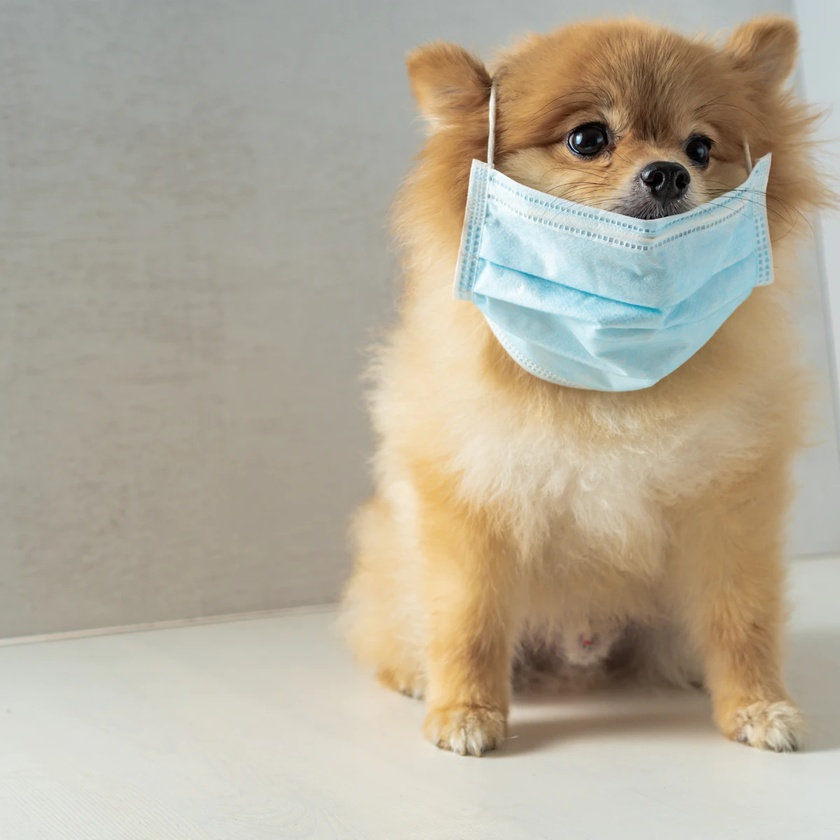
//> input picture images/cute-dog.jpg, 840 x 840 px, shrunk from 1200 x 1200 before the run
$ ./SobelDemo   (built with g++ and OpenCV 4)
//> lines starting //> are read from the running program, lines starting //| are printed output that depends on the picture
#include <opencv2/imgproc.hpp>
#include <opencv2/imgcodecs.hpp>
#include <opencv2/highgui.hpp>


using namespace cv;

const char *window_name = "Sobel Demo";

int main() {

    cv::Mat image, src, src_gray, grad;

    int ksize = 1;
    int scale = 1;
    int delta = 0;
    int ddepth = CV_16S;

    image = cv::imread("./images/cute-dog.jpg", IMREAD_COLOR);
//> image is the input picture: 840 rows x 840 cols, CV_8UC3; mean B, G, R 153.9, 171.5, 180.1
    if (image.empty()) {
        return -1;
    }

    while (true) {

        // remove noise by blurring with a Gaussian filter ( kernel size = 3)
        cv::GaussianBlur(image, src, cv::Size(3, 3), 0, 0, BORDER_DEFAULT);

        // convert the image to grayscale
        cv::cvtColor(src, src_gray, cv::COLOR_BGR2GRAY);
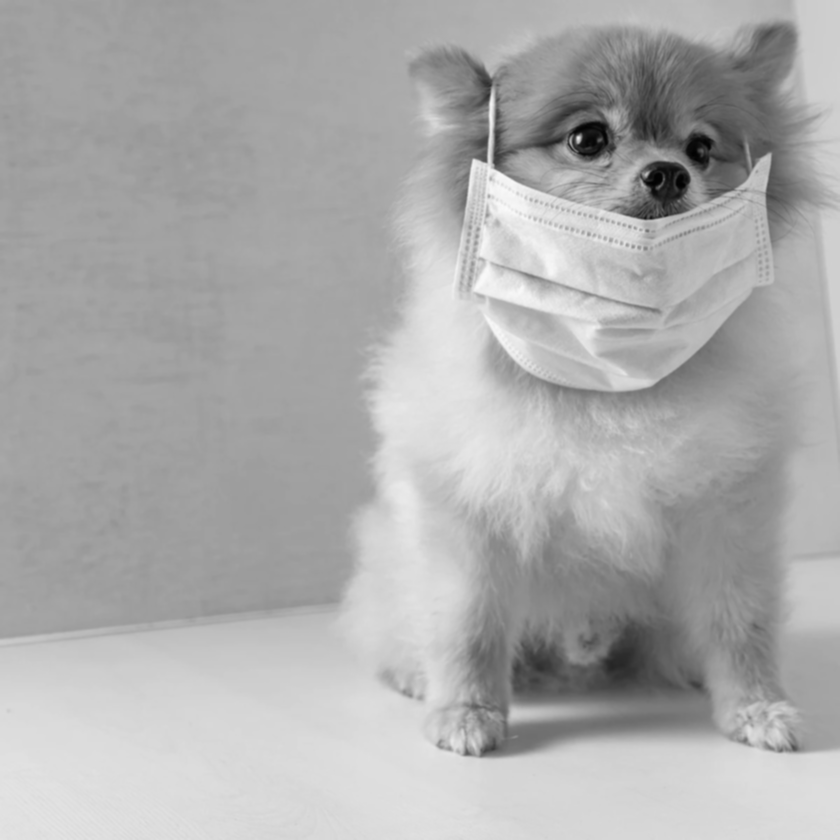
//> src_gray: 840 rows x 840 cols, CV_8UC1; min 2, max 250, mean 172.1

        cv::Mat grad_x, grad_y;
        cv::Mat abs_grad_x, abs_grad_y;

        cv::Sobel(src_gray, grad_x, ddepth, 1, 0, ksize, scale, delta, BORDER_DEFAULT);
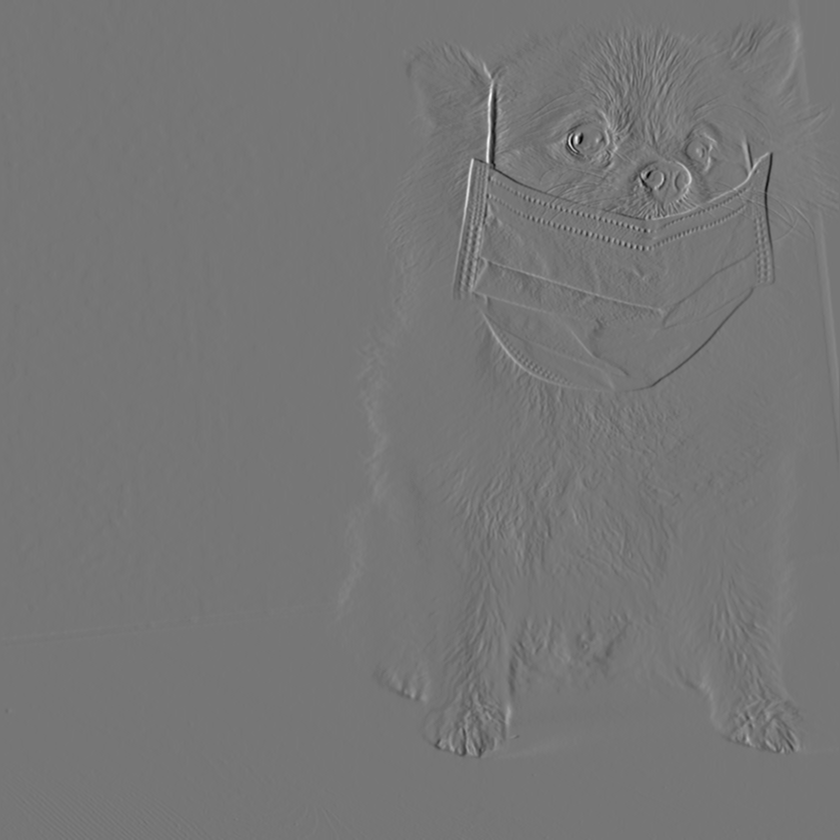
//> grad_x: 840 rows x 840 cols, CV_16SC1; min -114, max 132, mean 0; drawn with min black and max white
        cv::Sobel(src_gray, grad_y, ddepth, 1, 0, ksize, scale, delta, BORDER_DEFAULT);


        // convert back to CV_8U
        cv::convertScaleAbs(grad_x, abs_grad_x);
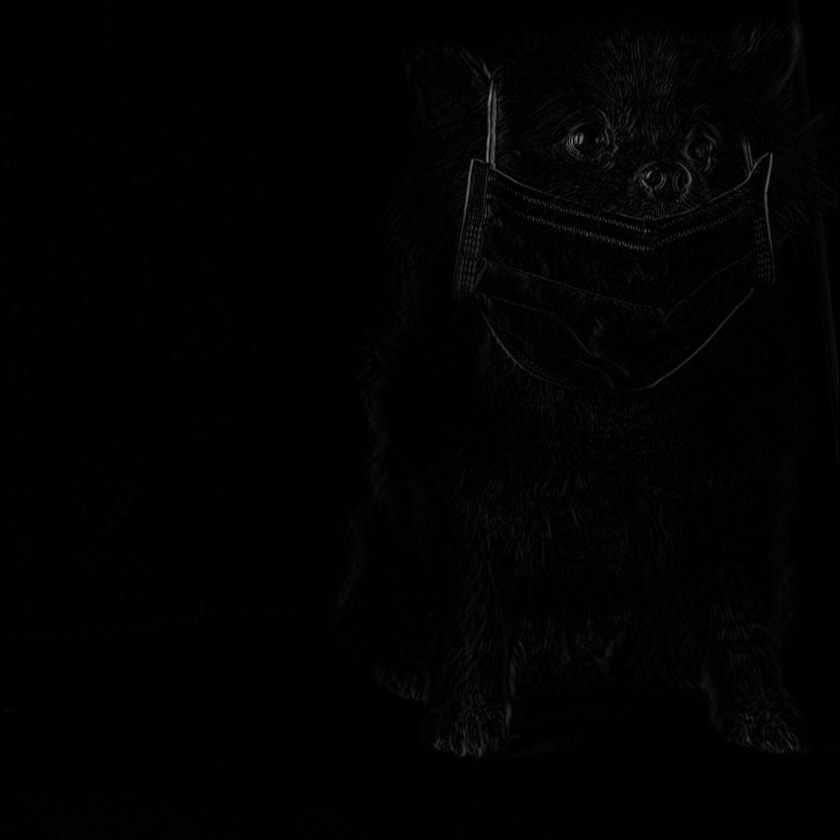
//> abs_grad_x: 840 rows x 840 cols, CV_8UC1; min 0, max 132, mean 2
        cv::convertScaleAbs(grad_y, abs_grad_y);

        cv::addWeighted(abs_grad_x, 0.5, abs_grad_y, 0.5, 0, grad);

        cv::imshow(window_name, grad);
        auto key = (char) waitKey(0);
//> the Esc key is pressed

        if (key == 27) {
            return EXIT_SUCCESS;
//> (the program exits here)
